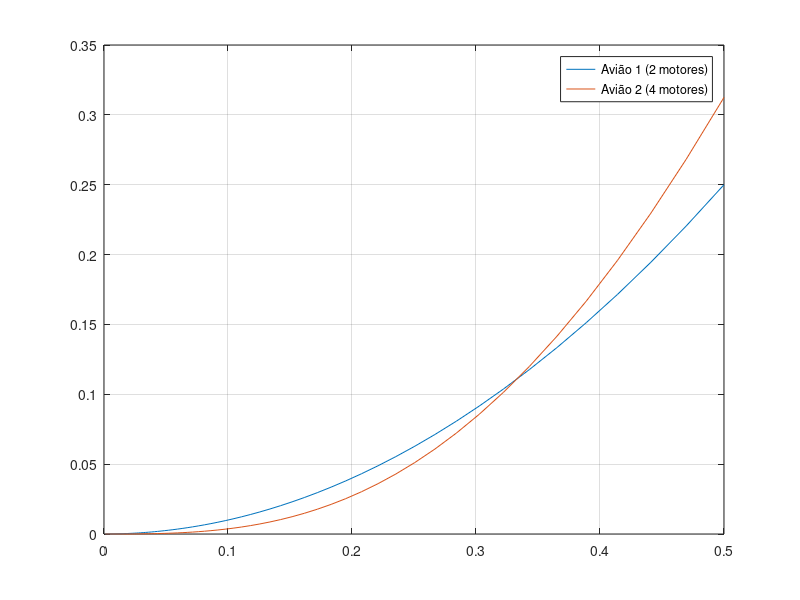

MATLAB code for this plot:

p = logspace(-3, log10(1/2), 100);

aviao1 = nchoosek(2, 2) .* (p).^2 .* (1 - p).^(2 - 2);

aviao2 = nchoosek(4, 3) .* (p).^3 .* (1 - p).^(4 - 3) + nchoosek(4, 4) .* (p).^4 .* (1 - p).^(4 - 4) ;

figure(1);
plot(p, aviao1, p , aviao2);
legend("Avião 1 (2 motores)", "Avião 2 (4 motores)");
grid on;







